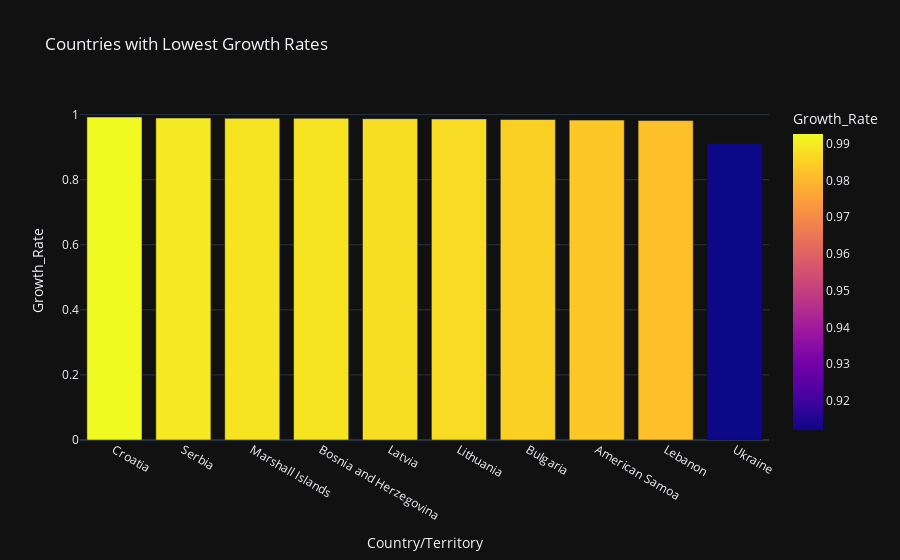

Here is the notebook cell this chart was saved with:
### Code cell
#Countries with Lowest Growth Rates
fig = px.bar(lowest_growth,
              x='Country/Territory',
              y='Growth_Rate',
              title='Countries with Lowest Growth Rates',
              template='plotly_dark',
              color='Growth_Rate',
              color_discrete_sequence=px.colors.sequential.Plasma)
fig.show()

### Figure 1 — Plotly figure (JSON) as saved in the notebook; plotly's stock layout.template omitted (floating-point values rounded to 4 significant figures)
{"data": [{"alignmentgroup": "True", "hovertemplate": "Country/Territory=%{x}<br>Growth_Rate=%{marker.color}<extra></extra>", "legendgroup": "", "marker": {"color": [0.9927, 0.9897, 0.9886, 0.9886, 0.9876, 0.9869, 0.9849, 0.9831, 0.9816, 0.912], "coloraxis": "coloraxis", "pattern": {"shape": ""}}, "name": "", "offsetgroup": "", "orientation": "v", "showlegend": false, "textposition": "auto", "type": "bar", "x": ["Croatia", "Serbia", "Marshall Islands", "Bosnia and Herzegovina", "Latvia", "Lithuania", "Bulgaria", "American Samoa", "Lebanon", "Ukraine"], "xaxis": "x", "y": [0.9927, 0.9897, 0.9886, 0.9886, 0.9876, 0.9869, 0.9849, 0.9831, 0.9816, 0.912], "yaxis": "y"}], "layout": {"barmode": "relative", "coloraxis": {"colorbar": {"title": {"text": "Growth_Rate"}}, "colorscale": [[0, "#0d0887"], [0.1111, "#46039f"], [0.2222, "#7201a8"], [0.3333, "#9c179e"], [0.4444, "#bd3786"], [0.5556, "#d8576b"], [0.6667, "#ed7953"], [0.7778, "#fb9f3a"], [0.8889, "#fdca26"], [1, "#f0f921"]]}, "legend": {"tracegroupgap": 0}, "title": {"text": "Countries with Lowest Growth Rates"}, "xaxis": {"anchor": "y", "domain": [0, 1], "title": {"text": "Country/Territory"}}, "yaxis": {"anchor": "x", "domain": [0, 1], "title": {"text": "Growth_Rate"}}}}
